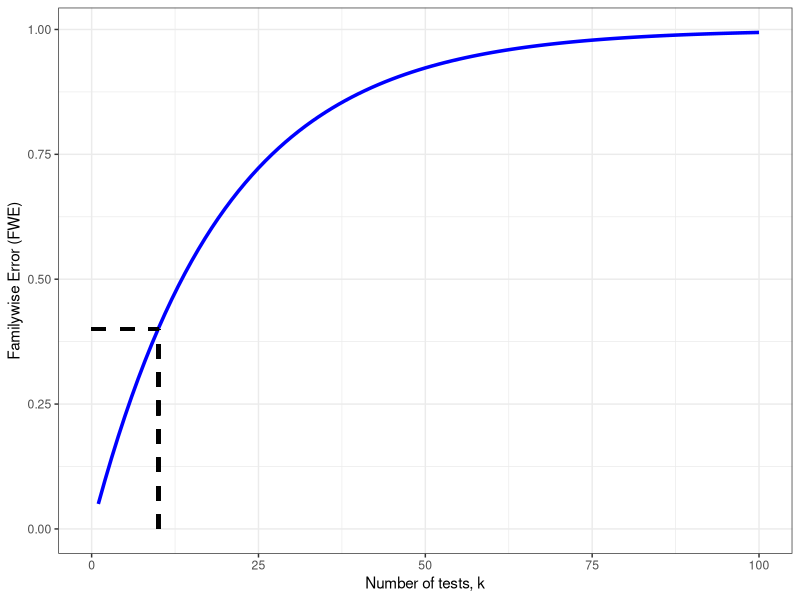
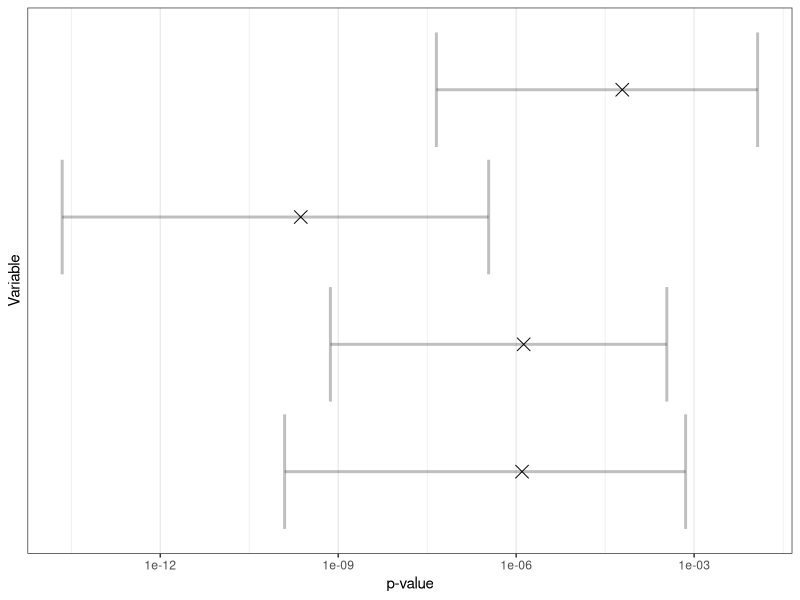

Write R code to recreate these figures, in order.
## ---- chunk 1
list_of_packages<-c("tidyverse","kableExtra","knitr","MASS")
new.packages <- list_of_packages[!(list_of_packages %in% installed.packages()[,"Package"])]
if(length(new.packages))install.packages(new.packages,dependencies = TRUE)

library(tidyverse)
library(kableExtra)
library(knitr)
library(MASS)
library(dplyr)
library(gtools) #for permutations

## ---- chunk 2
options(kableExtra.html.bsTable = T)
mymat<-matrix(NA,nrow=2,ncol=3)

mymat[,1]<-c("Reject Null hypothesis","Do Not Reject Null Hypothesis")

mymat[,2]<-c("True Positive","False Negative \n (Type II error)")
mymat[,3]<-c("False Positive \n (Type I error)","True Negative")

mymat<-as.data.frame(mymat)
names(mymat)<-c("","Intervention effective","Intervention ineffective")

knitr::kable(mymat,escape = F, align = "c", booktabs = T, caption = 'Outcomes of hypothesis test') %>%
  kable_styling(c("striped", "bordered"), latex_options = "striped", full_width = F) %>%
  column_spec(1:1, bold = T) %>%
  column_spec(1:3,width = "9em") %>%
  add_header_above(c(" ","Ground truth" = 2))
## ---- chunk 3
k <- seq(1:100)
FWE <- (1-(1-0.05)^k)
fwe_dat<-data.frame(FWE=FWE,k=k)
ggplot(data=fwe_dat,aes(k,FWE,type="l"))+geom_line(size=1.2,colour="blue")+theme_bw()+geom_segment(aes(x=10,y=0,xend=10,yend=0.4),linetype="dashed",size=1.2)+geom_segment(aes(x=0,y=0.4,xend=10,yend=0.4),linetype="dashed",size=1.2)+xlab("Number of tests, k")+ylab("Familywise Error (FWE)")

## ---- chunk 4
options(kableExtra.html.bsTable = T)
P_val_tab<-data.frame(Variable=paste0("X",1:10),Rank=1:10,alpha=rep(0.05,10),p.value=c(0.002,0.004,0.008,0.012,0.023,0.041,0.054,0.091,0.12,0.2))
P_val_tab$BH<-(P_val_tab$Rank/10)*P_val_tab$alpha
P_val_tab$BY<-1:10

for(i in 1:10)
{
P_val_tab$BY[i]<-round((P_val_tab$Rank[i]/10)*(P_val_tab$alpha[i]/sum(1/seq(1:P_val_tab$Rank[i]))),3)
}
P_val_tab %>%
  mutate(BH = cell_spec(BH, color = "black", 
                    background = c(rep("#00FF00",4),rep("#FFFFFF",6))),
         Bonf. = cell_spec(p.value, color = "black", 
                    background = c(rep("#3399FF",2),rep("#FFFFFF",8))),
         BY = cell_spec(BY, color = "black", 
                    background = c(rep("#FF0000",3),rep("#FFFFFF",7)))) %>%
knitr::kable(escape = F,align = "c", booktabs = T,caption = "Corrected p-values using several different methods (Bonferroni, BH, BY)") %>%
  kable_styling(c("striped","condensed"), latex_options = "striped", full_width = F)
  
## ---- chunk 5
z <- 1:6
mycomb<-combinations(6,3,z,repeats.allowed=F) 
#all permutations, but order within a group does not matter, so we need to crunch down, e.g. 123 456 is same as 123 465
I <- vector()
C <- vector()
for (i in 1:nrow(mycomb)){
  I <- c(I,paste0(mycomb[i,],collapse=""))
  cbit <- paste0(z[-mycomb[i,1:3]],collapse="")
  C <- c(C,cbit)
}

allcombs <- data.frame(cbind(I,C))
colnames(allcombs)<- c('Group I','Group C')

allcombs[2:19,] #Needs formatting - maybe just show top of table? Explain first row is actual allocation

## ---- chunk 6

set.seed(123)

#generate some t-test data on 10 variables

mysig <- matrix(0.2,4,4)
diag(mysig) <- 1

permdata<-mvrnorm(100,rep(0,4),mysig)
permdata<-as.data.frame(permdata)
permdata$group<-factor(rep(c(1,2),50))
permdata[permdata$group=="2",1:4] <-permdata[permdata$group=="2",1:4]+1
permdata$ID<-1:100

actual_pval <- vector(mode="numeric",4)
  for (j in 1:4) 
{
    t <- t.test(permdata[permdata$group=="1",j],permdata[permdata$group=="2",j], alternative="two.sided")
    actual_pval[j] <- t$p.value
  }

myp<-data.frame(pvalue=actual_pval,x=1:4)

#-------------------------------------------------------------#

niter <- 1000
my_p <- data.frame(matrix(NA,nrow=niter,ncol=4))

for (i in 1:niter) {
  for (j in 1:4) {
    
    perm.g1s <- permdata %>% dplyr::select(paste0("V",j),group) %>% filter(group==1) %>% sample_n(50, replace=T)
    perm.g2s <- permdata %>% dplyr::select(paste0("V",j),group) %>% filter(group==2) %>% sample_n(50, replace=T)
    
        perm.test <- data.frame(g1=perm.g1s[,1],g2=perm.g2s[,1])
        t <- t.test(perm.test$g1, perm.test$g2, alternative="two.sided")
        my_p[i,j] <- t$p.value
  }
}

q <- apply(my_p, MARGIN = 2, quantile, probs = c(0.05, 0.5, 0.95))
q <- as.data.frame(t(q))
names(q) <- c("low","median","up")
q$Variable <- 1:4

ggplot(data=q,aes(median,Variable)) + geom_errorbarh(aes(xmin=low, xmax=up),size=1,alpha=0.25) +
scale_x_log10() + ylab("Variable") + xlab("p-value") + scale_y_continuous(breaks=NULL)+
geom_point(data=myp, aes(y=x,x=pvalue), size=4,shape=4)+theme_bw()
